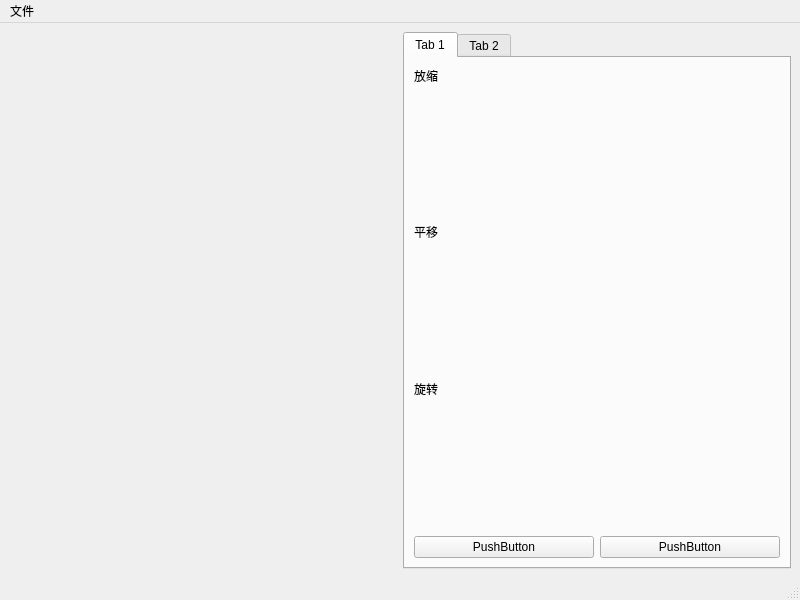
<?xml version="1.0" encoding="UTF-8"?>
<ui version="4.0">
 <class>MainWindow</class>
 <widget class="QMainWindow" name="MainWindow">
  <property name="geometry">
   <rect>
    <x>0</x>
    <y>0</y>
    <width>800</width>
    <height>600</height>
   </rect>
  </property>
  <property name="windowTitle">
   <string>MainWindow</string>
  </property>
  <widget class="QWidget" name="centralwidget">
   <layout class="QHBoxLayout" name="horizontalLayout">
    <item>
     <widget class="imageWidget" name="image_widget" native="true">
      <property name="sizePolicy">
       <sizepolicy hsizetype="MinimumExpanding" vsizetype="Preferred">
        <horstretch>0</horstretch>
        <verstretch>0</verstretch>
       </sizepolicy>
      </property>
     </widget>
    </item>
    <item>
     <widget class="QTabWidget" name="tabWidget">
      <property name="currentIndex">
       <number>0</number>
      </property>
      <widget class="QWidget" name="tab">
       <attribute name="title">
        <string>Tab 1</string>
       </attribute>
       <layout class="QGridLayout" name="gridLayout">
        <item row="0" column="0">
         <widget class="QLabel" name="label">
          <property name="sizePolicy">
           <sizepolicy hsizetype="Preferred" vsizetype="Fixed">
            <horstretch>0</horstretch>
            <verstretch>0</verstretch>
           </sizepolicy>
          </property>
          <property name="text">
           <string>放缩</string>
          </property>
         </widget>
        </item>
        <item row="1" column="0" colspan="2">
         <widget class="Adjust" name="Scale_widget" native="true">
          <property name="sizePolicy">
           <sizepolicy hsizetype="Preferred" vsizetype="Expanding">
            <horstretch>0</horstretch>
            <verstretch>0</verstretch>
           </sizepolicy>
          </property>
         </widget>
        </item>
        <item row="2" column="0">
         <widget class="QLabel" name="label_2">
          <property name="sizePolicy">
           <sizepolicy hsizetype="Preferred" vsizetype="Fixed">
            <horstretch>0</horstretch>
            <verstretch>0</verstretch>
           </sizepolicy>
          </property>
          <property name="text">
           <string>平移</string>
          </property>
         </widget>
        </item>
        <item row="3" column="0" colspan="2">
         <widget class="Adjust" name="widget_2" native="true">
          <property name="sizePolicy">
           <sizepolicy hsizetype="Preferred" vsizetype="Expanding">
            <horstretch>0</horstretch>
            <verstretch>0</verstretch>
           </sizepolicy>
          </property>
         </widget>
        </item>
        <item row="4" column="0">
         <widget class="QLabel" name="label_3">
          <property name="sizePolicy">
           <sizepolicy hsizetype="Preferred" vsizetype="Fixed">
            <horstretch>0</horstretch>
            <verstretch>0</verstretch>
           </sizepolicy>
          </property>
          <property name="text">
           <string>旋转</string>
          </property>
         </widget>
        </item>
        <item row="5" column="0" colspan="2">
         <widget class="Adjust" name="widget_3" native="true">
          <property name="sizePolicy">
           <sizepolicy hsizetype="Preferred" vsizetype="Expanding">
            <horstretch>0</horstretch>
            <verstretch>0</verstretch>
           </sizepolicy>
          </property>
         </widget>
        </item>
        <item row="6" column="0">
         <widget class="QPushButton" name="pushButton_2">
          <property name="text">
           <string>PushButton</string>
          </property>
         </widget>
        </item>
        <item row="6" column="1">
         <widget class="QPushButton" name="pushButton">
          <property name="text">
           <string>PushButton</string>
          </property>
         </widget>
        </item>
       </layout>
      </widget>
      <widget class="QWidget" name="tab_2">
       <attribute name="title">
        <string>Tab 2</string>
       </attribute>
      </widget>
     </widget>
    </item>
   </layout>
  </widget>
  <widget class="QMenuBar" name="menubar">
   <property name="geometry">
    <rect>
     <x>0</x>
     <y>0</y>
     <width>800</width>
     <height>22</height>
    </rect>
   </property>
   <widget class="QMenu" name="menu">
    <property name="title">
     <string>文件</string>
    </property>
    <addaction name="actionOpen"/>
   </widget>
   <addaction name="menu"/>
  </widget>
  <widget class="QStatusBar" name="statusbar"/>
  <action name="actionOpen">
   <property name="text">
    <string>打开</string>
   </property>
  </action>
 </widget>
 <customwidgets>
  <customwidget>
   <class>Adjust</class>
   <extends>QWidget</extends>
   <header>adjust.h</header>
   <container>1</container>
  </customwidget>
  <customwidget>
   <class>imageWidget</class>
   <extends>QWidget</extends>
   <header>imagewidget.h</header>
   <container>1</container>
  </customwidget>
 </customwidgets>
 <resources/>
 <connections/>
</ui>
